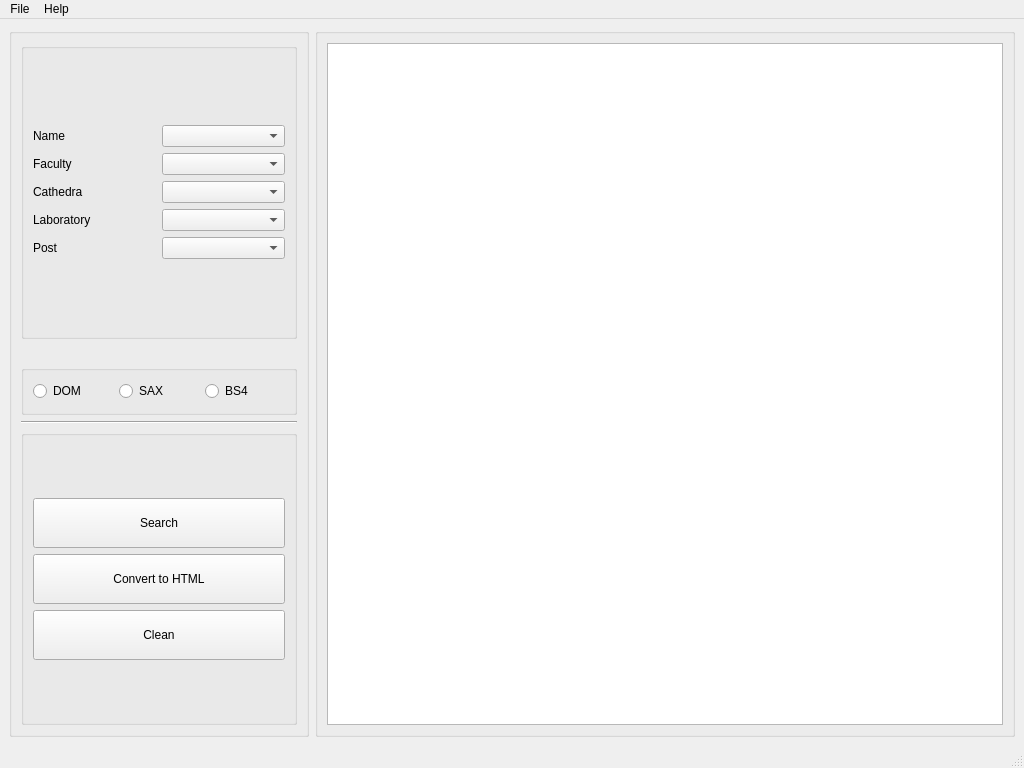
<?xml version="1.0" encoding="UTF-8"?>
<ui version="4.0">
 <class>MainWindow</class>
 <widget class="QMainWindow" name="MainWindow">
  <property name="geometry">
   <rect>
    <x>0</x>
    <y>0</y>
    <width>1024</width>
    <height>768</height>
   </rect>
  </property>
  <property name="sizePolicy">
   <sizepolicy hsizetype="Fixed" vsizetype="Fixed">
    <horstretch>0</horstretch>
    <verstretch>0</verstretch>
   </sizepolicy>
  </property>
  <property name="minimumSize">
   <size>
    <width>1024</width>
    <height>768</height>
   </size>
  </property>
  <property name="maximumSize">
   <size>
    <width>1024</width>
    <height>768</height>
   </size>
  </property>
  <property name="windowTitle">
   <string>MainWindow</string>
  </property>
  <property name="documentMode">
   <bool>false</bool>
  </property>
  <widget class="QWidget" name="centralwidget">
   <property name="sizePolicy">
    <sizepolicy hsizetype="Preferred" vsizetype="Preferred">
     <horstretch>0</horstretch>
     <verstretch>0</verstretch>
    </sizepolicy>
   </property>
   <layout class="QGridLayout" name="gridLayout_6">
    <item row="0" column="1">
     <widget class="QGroupBox" name="groupBox">
      <property name="sizePolicy">
       <sizepolicy hsizetype="Preferred" vsizetype="Expanding">
        <horstretch>0</horstretch>
        <verstretch>0</verstretch>
       </sizepolicy>
      </property>
      <property name="minimumSize">
       <size>
        <width>700</width>
        <height>0</height>
       </size>
      </property>
      <property name="title">
       <string/>
      </property>
      <layout class="QGridLayout" name="gridLayout">
       <item row="0" column="0">
        <widget class="QTableWidget" name="tableWidget">
         <property name="sizePolicy">
          <sizepolicy hsizetype="Preferred" vsizetype="Expanding">
           <horstretch>0</horstretch>
           <verstretch>0</verstretch>
          </sizepolicy>
         </property>
        </widget>
       </item>
      </layout>
     </widget>
    </item>
    <item row="0" column="0">
     <widget class="QGroupBox" name="group_box_controls">
      <property name="sizePolicy">
       <sizepolicy hsizetype="Preferred" vsizetype="Preferred">
        <horstretch>0</horstretch>
        <verstretch>0</verstretch>
       </sizepolicy>
      </property>
      <property name="autoFillBackground">
       <bool>false</bool>
      </property>
      <property name="title">
       <string/>
      </property>
      <property name="flat">
       <bool>false</bool>
      </property>
      <layout class="QGridLayout" name="gridLayout_5">
       <item row="0" column="0">
        <widget class="QGroupBox" name="group_box_filters">
         <property name="title">
          <string/>
         </property>
         <layout class="QGridLayout" name="gridLayout_3">
          <item row="0" column="0">
           <layout class="QVBoxLayout" name="vertical_layout">
            <item>
             <layout class="QHBoxLayout" name="horizontalLayout_Name">
              <property name="spacing">
               <number>6</number>
              </property>
              <item>
               <widget class="QLabel" name="label_entry_name">
                <property name="text">
                 <string>Name</string>
                </property>
               </widget>
              </item>
              <item>
               <widget class="QComboBox" name="combo_box_entry_name"/>
              </item>
             </layout>
            </item>
            <item>
             <layout class="QHBoxLayout" name="horizontalLayout_Faculty">
              <item>
               <widget class="QLabel" name="label_entry_faculty">
                <property name="text">
                 <string>Faculty</string>
                </property>
               </widget>
              </item>
              <item>
               <widget class="QComboBox" name="combo_box_entry_faculty"/>
              </item>
             </layout>
            </item>
            <item>
             <layout class="QHBoxLayout" name="horizontalLayout_Cathedra">
              <item>
               <widget class="QLabel" name="label_entry_cathedra">
                <property name="text">
                 <string>Cathedra</string>
                </property>
               </widget>
              </item>
              <item>
               <widget class="QComboBox" name="combo_box_entry_cathedra"/>
              </item>
             </layout>
            </item>
            <item>
             <layout class="QHBoxLayout" name="horizontalLayout_Laboratory">
              <item>
               <widget class="QLabel" name="label_entry_laboratory">
                <property name="text">
                 <string>Laboratory</string>
                </property>
               </widget>
              </item>
              <item>
               <widget class="QComboBox" name="combo_box_entry_laboratory"/>
              </item>
             </layout>
            </item>
            <item>
             <layout class="QHBoxLayout" name="horizontalLayout_Post">
              <item>
               <widget class="QLabel" name="label_entry_post">
                <property name="text">
                 <string>Post</string>
                </property>
               </widget>
              </item>
              <item>
               <widget class="QComboBox" name="combo_box_entry_post"/>
              </item>
             </layout>
            </item>
           </layout>
          </item>
         </layout>
        </widget>
       </item>
       <item row="2" column="0">
        <spacer name="horizontalSpacer_2">
         <property name="orientation">
          <enum>Qt::Horizontal</enum>
         </property>
         <property name="sizeHint" stdset="0">
          <size>
           <width>40</width>
           <height>20</height>
          </size>
         </property>
        </spacer>
       </item>
       <item row="4" column="0">
        <widget class="Line" name="line">
         <property name="orientation">
          <enum>Qt::Horizontal</enum>
         </property>
        </widget>
       </item>
       <item row="5" column="0">
        <widget class="QGroupBox" name="group_box_buttons">
         <property name="title">
          <string/>
         </property>
         <layout class="QGridLayout" name="gridLayout_2">
          <item row="0" column="0">
           <layout class="QVBoxLayout" name="verticalLayout">
            <item>
             <widget class="QPushButton" name="button_search">
              <property name="minimumSize">
               <size>
                <width>0</width>
                <height>50</height>
               </size>
              </property>
              <property name="text">
               <string>Search</string>
              </property>
             </widget>
            </item>
            <item>
             <widget class="QPushButton" name="button_convert">
              <property name="minimumSize">
               <size>
                <width>0</width>
                <height>50</height>
               </size>
              </property>
              <property name="text">
               <string>Convert to HTML</string>
              </property>
             </widget>
            </item>
            <item>
             <widget class="QPushButton" name="button_clean">
              <property name="minimumSize">
               <size>
                <width>0</width>
                <height>50</height>
               </size>
              </property>
              <property name="text">
               <string>Clean</string>
              </property>
             </widget>
            </item>
           </layout>
          </item>
         </layout>
        </widget>
       </item>
       <item row="3" column="0">
        <widget class="QGroupBox" name="group_box_strategy">
         <property name="enabled">
          <bool>true</bool>
         </property>
         <property name="maximumSize">
          <size>
           <width>16777215</width>
           <height>50</height>
          </size>
         </property>
         <property name="title">
          <string/>
         </property>
         <layout class="QGridLayout" name="gridLayout_4">
          <item row="0" column="0">
           <layout class="QHBoxLayout" name="horizontal_layout">
            <item>
             <widget class="QRadioButton" name="radio_strategy_dom">
              <property name="text">
               <string>DOM</string>
              </property>
             </widget>
            </item>
            <item>
             <widget class="QRadioButton" name="radio_strategy_sax">
              <property name="text">
               <string>SAX</string>
              </property>
             </widget>
            </item>
            <item>
             <widget class="QRadioButton" name="radio_strategy_bs4">
              <property name="text">
               <string>BS4</string>
              </property>
             </widget>
            </item>
           </layout>
          </item>
         </layout>
        </widget>
       </item>
      </layout>
     </widget>
    </item>
   </layout>
  </widget>
  <widget class="QMenuBar" name="menubar">
   <property name="geometry">
    <rect>
     <x>0</x>
     <y>0</y>
     <width>1024</width>
     <height>23</height>
    </rect>
   </property>
   <widget class="QMenu" name="menu_file">
    <property name="title">
     <string>File</string>
    </property>
    <addaction name="action_open"/>
   </widget>
   <widget class="QMenu" name="menuHelp">
    <property name="title">
     <string>Help</string>
    </property>
    <addaction name="actionHelp"/>
    <addaction name="actionAbout"/>
   </widget>
   <addaction name="menu_file"/>
   <addaction name="menuHelp"/>
  </widget>
  <widget class="QStatusBar" name="statusbar"/>
  <action name="action_open">
   <property name="text">
    <string>Open</string>
   </property>
  </action>
  <action name="actionHelp">
   <property name="text">
    <string>Help</string>
   </property>
  </action>
  <action name="actionAbout">
   <property name="text">
    <string>About</string>
   </property>
  </action>
 </widget>
 <resources/>
 <connections/>
</ui>
